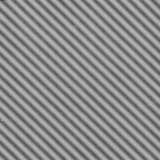
#> input picture mqt_lite/images/man/FPC1321-MKN4NBW-2018-11-20_141857735.png, 160 x 160 px, found by its file name
$ python mqt_lite.py
#> lines starting #> are read from the running program, lines starting #| are printed output that depends on the picture; after the words box and inside, x2 and y2 are one past the last pixel; in counts of white or black regions, pixels touching at a corner belong together; long printed decimals are rounded
# -*- coding: utf-8 -*-
"""
Created on Tue Nov 20 14:36:06 2018

@author: petter.ostlund
"""

import os
import numpy as np
import skimage as si
import matplotlib.pyplot as plt

def calcRMS(image):
    return np.std(image.flatten())


def calcP2P(image):
    return np.max(image.flatten()) - np.min(image.flatten())

def plotData(data, ymin, ymax, xlabel, ylabel, title):
        plt.plot(data, 'o-')
        _min = np.min(data)
        _max = np.max(data)
        _mean = np.mean(data)
        print("Mean sigma =", _mean)
        plt.title(title)
        plt.plot([0, len(data)], [_min, _min], 'r--')
        plt.plot([0, len(data)], [_max, _max], 'r--')
        plt.plot([0, len(data)], [_mean, _mean], 'b-')
        ax = plt.gca()
        ax.set_xlim([0, len(data)])
        ax.set_ylim([ymin, ymax])
        plt.xlabel(xlabel)
        plt.ylabel(ylabel)
        plt.show()

def subAreas(image, hor, ver):
    """ Visualize sub areas in an image
        with hor "horizontal" sub image and
        ver "vertical" sub images"""

    x, y = image.shape
    print(x, y)
    step_x = int(x/hor)
    step_y = int(y/ver)
    # Draw vertical lines
    for i in range(ver):
        image[i * step_x, :] = 255
    # Draw horizontal lines
    for j in range(hor):
        image[:, j * step_y] = 255
    plt.imshow(image, cmap='gray')
    si.io.imsave("subareas.png", image)

# Most simple version, only one image, 4 regions
# Normal image
test_image = r'\images\man\FPC1321-MKN4NBW-2018-11-20_141857735.png'
# Defect bottom left
test_image_ll = r'\images\man\FPC1321-MKN4NBW-2018-11-20_144640458.png'
curr_dir = os.getcwd()

im_in = si.io.imread(curr_dir+test_image)
#> im_in is the input picture: shape (160, 160); min 66, max 187, mean 139.4


rms_g = calcRMS(im_in)
#> rms_g = 30.08
p2p_g = calcP2P(im_in)
#> p2p_g = 121
print("RMS global = ", rms_g)
#| RMS global =  30.080
print("P2P global = ", p2p_g)
#| P2P global =  121

# n x n areas, FPC1321, 160x160 => s = 160/n
s = 20
n = 8
rms = []
p2p = []
for i in range(n):
    for j in range(n):
        rms.append(calcRMS(im_in[i*s:(i+1)*s, j*s:(j+1)*s]))
        p2p.append(calcP2P(im_in[i*s:(i+1)*s, j*s:(j+1)*s]))
#> after the loop, p2p = 64 values, max 118 at index 0, min 89 at index 25, mean 94.14; rms = 64 values, max 31.22 at index 0, min 28.7 at index 9, mean 30.02

print("\nResults")
print("Mean value = ", np.mean(rms))
#| Mean value =  30.022
print("Min value = ", np.min(rms))
#| Min value =  28.703
print("Max value = ", np.max(rms))
#| Max value =  31.224


plt.plot(rms, p2p, 'o')
plt.xlabel("RMS")
plt.ylabel("p2p")
plt.title("Correlation between p2p and RMS")
plt.show()
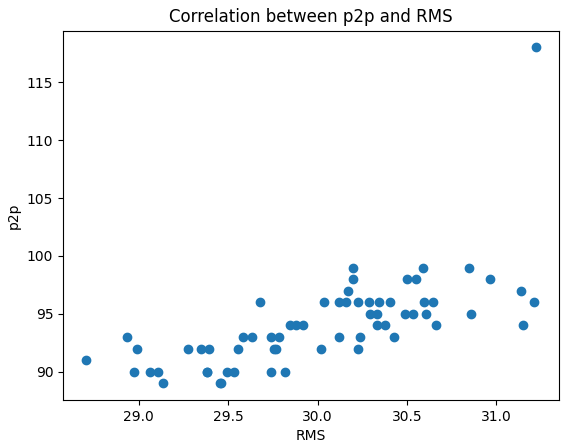
#> figure drawn by matplotlib, 1 panel

title = "RMS values, " + str(n) + "x" + str(n) + " sub areas"
plotData(rms, 0, 50, "Sub area", "RMS", title)
#| Mean sigma = 30.022
#> in plotData, `plt.show()`:
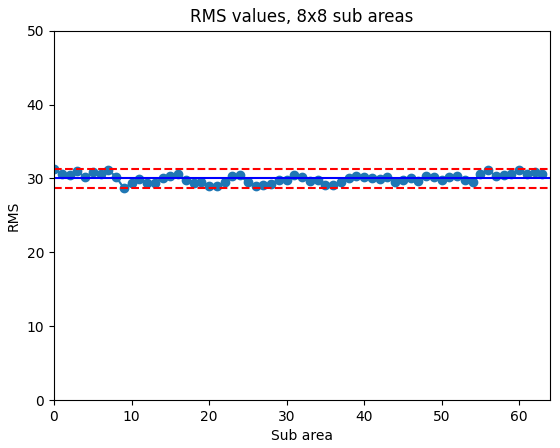
#> figure drawn by matplotlib, 1 panel; curve peaks at x = 0, y = 31.22
subAreas(im_in, 8, 8)
#| 160 160
#> after the loop in subAreas, `for i in range(ver):`:
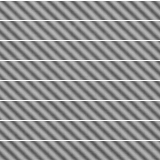
#> image: shape (160, 160); min 82, max 255, mean 145.2
#> after the loop in subAreas, `for j in range(hor):`:
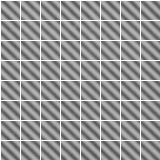
#> image: shape (160, 160); 4.75% of pixels changed, all inside (x1, y1, x2, y2) = (0, 1, 141, 160)
